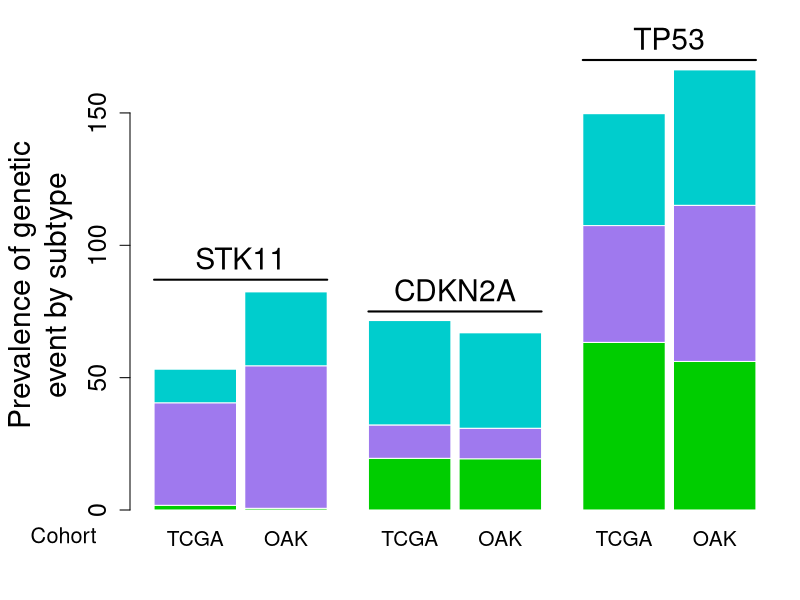

The R source for this figure:
data.mut <- read.table("../data/TCGA_KRASmut_subtypes.tsv", sep="\t", header=TRUE, check.names=FALSE)
data.wt <- read.table("../data/TCGA_KRASwt_subtypes.tsv", sep="\t", header=TRUE, check.names=FALSE)
data.mut <- data.mut[, -match("NMF", colnames(data.mut))]
data.mut <- cbind(data.mut, KRAS="MUT")
data.wt <- cbind(data.wt, KRAS="WT")
data <- rbind(data.mut, data.wt)
data <- data[!data$Subtype %in% "unclassified",]
data$Subtype <- factor(data$Subtype, levels=c("MES", "PRO", "MUC"))
prev <- table(data$Subtype, data$STK11_mutation_or_homozygous_loss)
fisher.test(rbind(prev["PRO", ], colSums(prev[c("MUC", "MES"), ])), alternative="greater")$p.value
prev.STK11 <- prop.table(prev, 1)[,"ALT"]*100
prev <- table(data$Subtype, data$CDKN2A_mutation_or_homozygous_loss)
fisher.test(rbind(prev["MUC", ], colSums(prev[c("PRO", "MES"), ])), alternative="greater")$p.value
prev.CDKN2A <- prop.table(prev, 1)[,"ALT"]*100
prev <- table(data$Subtype, data$TP53_mutation_or_homozygous_loss)
fisher.test(rbind(prev["MES", ], colSums(prev[c("MUC", "PRO"), ])), alternative="greater")$p.value
prev.TP53 <- prop.table(prev, 1)[,"ALT"]*100
prev.TCGA <- c(prev.STK11, prev.CDKN2A, prev.TP53)

data.mut <- read.table("../data/OAK_KRASmut_subtypes.tsv", sep="\t", header=TRUE, check.names=FALSE)
data.wt <- read.table("../data/OAK_KRASwt_subtypes.tsv", sep="\t", header=TRUE, check.names=FALSE)
data.mut <- data.mut[, -match("NMF", colnames(data.mut))]
data.mut <- cbind(data.mut, KRAS="MUT")
data.wt <- cbind(data.wt, KRAS="WT")
data <- rbind(data.mut, data.wt)
data <- data[!data$Subtype %in% "unclassified",]
data$Subtype <- factor(data$Subtype, levels=c("MES", "PRO", "MUC"))
prev <- table(data$Subtype, data$STK11_mutation_or_homozygous_loss)
fisher.test(rbind(prev["PRO", ], colSums(prev[c("MUC", "MES"), ])), alternative="greater")$p.value
prev.STK11 <- prop.table(prev, 1)[,"ALT"]*100
prev <- table(data$Subtype, data$CDKN2A_mutation_or_homozygous_loss)
fisher.test(rbind(prev["MUC", ], colSums(prev[c("PRO", "MES"), ])), alternative="greater")$p.value
prev.CDKN2A <- prop.table(prev, 1)[,"ALT"]*100
prev <- table(data$Subtype, data$TP53_mutation_or_homozygous_loss)
fisher.test(rbind(prev["MES", ], colSums(prev[c("MUC", "PRO"), ])), alternative="greater")$p.value
prev.TP53 <- prop.table(prev, 1)[,"ALT"]*100
prev.OAK <- c(prev.STK11, prev.CDKN2A, prev.TP53)

prev <- rbind(prev.TCGA[1:3], prev.OAK[1:3],
					prev.TCGA[4:6], prev.OAK[4:6],
					prev.TCGA[7:9], prev.OAK[7:9])
rownames(prev) <- rep(c("TCGA", "OAK"),3)
prev <- t(prev)

pdf("../figures/Fig2_TCGAOAK_GeneticEnrichment.pdf", width=6.5, height=6.5)
par(mar=c(4.5, 6.5, 3, 1), xpd=TRUE)
bp <- barplot(prev, xlab="", ylab="Prevalence of genetic\nevent by subtype", col=c("green3", "mediumpurple2", "cyan3"), 
			cex.axis=1.5, cex.lab=1.8, cex.names=1.25, ylim=c(0,170), border=FALSE, space=c(rep(0.1,2),0.5,0.1,0.5,0.1))

lines(x=c(bp[1]-0.5,bp[2]+0.5), y=rep(87,2), lwd=2)
text(x=(bp[1]+bp[2])/2, y=95, labels="STK11", cex=1.8)
lines(x=c(bp[3]-0.5,bp[4]+0.5), y=rep(75,2), lwd=2)
text(x=(bp[3]+bp[4])/2, y=83, labels="CDKN2A", cex=1.8)
lines(x=c(bp[5]-0.5,bp[6]+0.5), y=rep(170,2), lwd=2)
text(x=(bp[5]+bp[6])/2, y=178, labels="TP53", cex=1.8)
text(x=-1, y=-9.5, labels="Cohort", cex=1.3)
dev.off()
